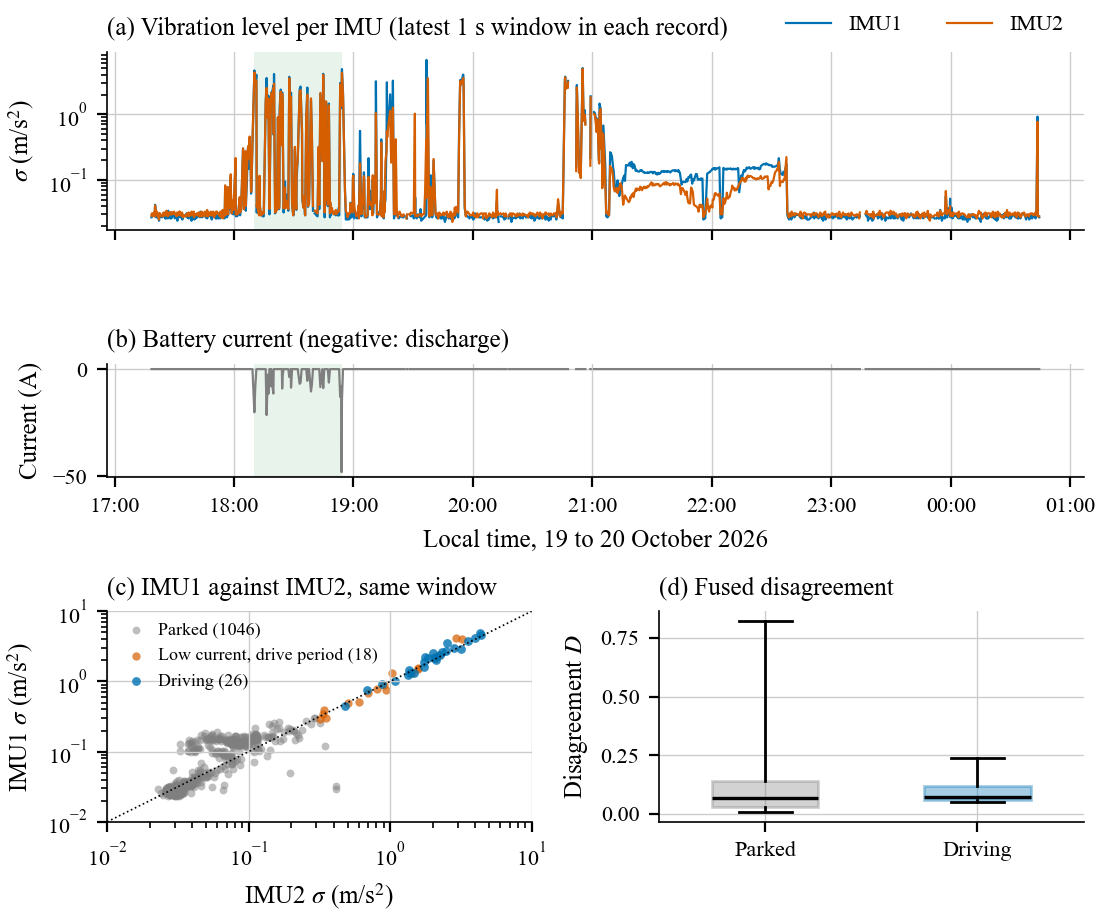

The Python source for this figure:
"""Run-1 flash log of the rear telemetry unit, read back on 22 Oct 2026.

Run from anywhere: python Report/figures/results/flashlog_run1.py

Input:  BenchTest/logs/flashlog_2026-10-22/rear_flash_log_dump.jsonl
        (log_dump.py output; one record every 10 s, each holding the ride
        features of the latest 1 s window per IMU, the fused values and BMS)
        BenchTest/logs/roadtest_2026-10-19/2026-10-19_171534_roadtest.jsonl
        (recorder on the Pi 5; used only to map the unit's uptime to local time
        and to compare the battery current)
Output: flashlog_run1.pdf / .png (figure) and flashlog_run1_summary.txt
        (every number quoted in the report) in this folder.

States: driving = |battery current| > 1 A at the record (the current is a
snapshot, so coasting and braking are missed); parked = |I| <= 1 A and fused
std <= 0.3 m/s^2; other = low current but fused std above 0.3 m/s^2 (coasting
in the drive period, or handling outside it). Other is reported, not merged.
"""
import json
from datetime import datetime, timezone, timedelta
from pathlib import Path

import matplotlib
matplotlib.use("Agg")
import matplotlib.pyplot as plt
import matplotlib.dates as mdates
import numpy as np

HERE = Path(__file__).resolve().parent
ROOT = HERE.parents[2]
DUMP = ROOT / "BenchTest" / "logs" / "flashlog_2026-10-22" / "rear_flash_log_dump.jsonl"
REC = ROOT / "BenchTest" / "logs" / "roadtest_2026-10-19" / "2026-10-19_171534_roadtest.jsonl"
LOCAL = timezone(timedelta(hours=2))
BOOT = 109

BLUE, VERM, GREY = "#0072B2", "#D55E00", "#7f7f7f"
plt.rcParams.update({
    "font.family": "serif",
    "font.serif": ["Times New Roman", "Times", "Nimbus Roman", "DejaVu Serif"],
    "mathtext.fontset": "stix", "font.size": 9, "axes.labelsize": 9,
    "legend.fontsize": 8, "xtick.labelsize": 8, "ytick.labelsize": 8,
    "axes.grid": True, "grid.color": "#cccccc", "grid.linewidth": 0.5,
    "axes.spines.top": False, "axes.spines.right": False, "axes.linewidth": 0.6,
    "legend.frameon": False, "pdf.fonttype": 42, "savefig.bbox": "tight",
    "savefig.pad_inches": 0.03,
})
W = 6.3
out = []


def say(s=""):
    print(s)
    out.append(s)


# ------------------------------------------------------------ read the dump
lines = DUMP.read_text(encoding="utf-8").splitlines()
recs, bad = [], 0
for l in lines:
    try:
        recs.append(json.loads(l))
    except json.JSONDecodeError:
        bad += 1
say(f"dump lines {len(lines)}, parsed {len(recs)}, unparsable {bad}")
boots = sorted({r["boot"] for r in recs})
for b in boots:
    rr = [r for r in recs if r["boot"] == b]
    say(f"  boot {b}: fw {rr[0]['fw']}, {len(rr)} records, uptime "
        f"{min(r['up_ms'] for r in rr)/3.6e6:.2f} to {max(r['up_ms'] for r in rr)/3.6e6:.2f} h")

R = sorted([r for r in recs if r["boot"] == BOOT], key=lambda r: r["seq"])
seq = np.array([r["seq"] for r in R])
say(f"boot {BOOT}: {len(R)} records, seq {seq.min()} to {seq.max()} "
    f"({seq.max()-seq.min()+1} expected, {seq.max()-seq.min()+1-len(R)} not parsed or not read)")
up = np.array([r["up_ms"] for r in R]) / 1000.0
dt = np.diff(up)
say(f"record spacing (consecutive seq only): min {dt[np.diff(seq)==1].min():.1f} s, median "
    f"{np.median(dt[np.diff(seq)==1]):.1f} s, p95 {np.percentile(dt[np.diff(seq)==1],95):.1f} s, "
    f"max {dt[np.diff(seq)==1].max():.1f} s; nominal 10 s")
say(f"  spacing <= 10.5 s in {(dt[np.diff(seq)==1] <= 10.5).sum()} of {(np.diff(seq)==1).sum()} intervals; "
    f"mean {(up[-1]-up[0])/(len(up)-1):.1f} s")


def f(path):
    a, b = path.split(".")
    return np.array([np.nan if (r.get(a) or {}).get(b) is None else float(r[a][b]) for r in R])


cur = f("bms.i")
volt = f("bms.v")
soc = f("bms.soc")

# --------------------------------------------- uptime -> local time (recorder)
offs, rec_i = [], []
with REC.open(encoding="utf-8") as fh:
    for l in fh:
        try:
            d = json.loads(l)
        except json.JSONDecodeError:
            continue
        if d.get("src") != "rear":
            continue
        e = ((d.get("data") or {}).get("esp32")) or {}
        if e.get("up_ms") is None:
            continue
        age = (e.get("age_ms") or 0) / 1000.0
        offs.append(d["t"] - age - e["up_ms"] / 1000.0)
        if e.get("i") is not None:
            rec_i.append(float(e["i"]))
off = float(np.median(offs))
say(f"uptime to epoch offset (median of {len(offs)} recorder rows) {off:.1f} s, "
    f"spread p5..p95 {np.percentile(offs,5)-off:.2f}..{np.percentile(offs,95)-off:.2f} s")
t = np.array([datetime.fromtimestamp(off + u, LOCAL) for u in up])
say(f"boot {BOOT} spans {t[0]:%d %b %H:%M} to {t[-1]:%d %b %H:%M} local time")
say(f"recorder rear current min {min(rec_i):.2f} A; flash log current min {np.nanmin(cur):.2f} A, "
    f"max {np.nanmax(cur):.2f} A")
say(f"voltage {np.nanmax(volt):.2f} to {np.nanmin(volt):.2f} V; SOC {np.nanmax(soc):.0f} to {np.nanmin(soc):.0f} %")

drive = np.abs(cur) > 1.0
fstd = f("fused.std")
park = ~drive & ~np.isnan(cur) & (fstd <= 0.3)
other = ~drive & ~park
say(f"driving records (|I|>1 A) {drive.sum()}, parked {park.sum()}, current missing {np.isnan(cur).sum()}")
di = np.where(drive)[0]
inwin = (np.arange(len(R)) >= di[0]) & (np.arange(len(R)) <= di[-1])
say(f"  other (|I|<=1 A, fused std > 0.3): {other.sum()}, of which {(other & inwin).sum()} inside the "
    f"drive period and {(other & ~inwin).sum()} outside it")
xo = fstd[other & ~inwin]
say(f"  other outside the drive period: fused std median {np.median(xo):.2f}, max {xo.max():.2f}; "
    f"times {t[other & ~inwin][0]:%H:%M} to {t[other & ~inwin][-1]:%H:%M}")
say(f"  records in the drive period {inwin.sum()} ({(t[di[-1]]-t[di[0]]).total_seconds()/60:.1f} min)")
say(f"  driving records between {t[di[0]]:%H:%M:%S} and {t[di[-1]]:%H:%M:%S}")
say(f"  driving current median {np.median(cur[drive]):.2f} A")

# ------------------------------------------------------ features by state
feats = ["rms", "std", "p2p", "crest", "jerk"]
say("")
say("per-IMU 1 s features, median [p95] (max): parked | driving")
for imu in ("imu1", "imu2"):
    for k in feats:
        x = f(f"{imu}.{k}")
        p, d = x[park & ~np.isnan(x)], x[drive & ~np.isnan(x)]
        say(f"  {imu} {k:5s}: {np.median(p):.3f} [{np.percentile(p,95):.3f}] ({p.max():.3f}) | "
            f"{np.median(d):.3f} [{np.percentile(d,95):.3f}] ({d.max():.3f})  n={len(p)}|{len(d)}")
for k in ("std", "dis", "p2p", "jerk"):
    x = f(f"fused.{k}")
    p, d = x[park & ~np.isnan(x)], x[drive & ~np.isnan(x)]
    say(f"  fused {k:5s}: {np.median(p):.3f} [{np.percentile(p,95):.3f}] ({p.max():.3f}) | "
        f"{np.median(d):.3f} [{np.percentile(d,95):.3f}] ({d.max():.3f})")
src = f("fused.src")
say(f"  fused src values: {dict(zip(*np.unique(src[~np.isnan(src)], return_counts=True)))}")

s1, s2 = f("imu1.std"), f("imu2.std")
ok = drive & ~np.isnan(s1) & ~np.isnan(s2)
r = np.corrcoef(s1[ok], s2[ok])[0, 1]
rl = np.corrcoef(np.log(s1[ok]), np.log(s2[ok]))[0, 1]
ratio = s1[ok] / s2[ok]
say("")
say(f"driving: IMU1/IMU2 std ratio median {np.median(ratio):.2f} (p5 {np.percentile(ratio,5):.2f}, "
    f"p95 {np.percentile(ratio,95):.2f}); Pearson r {r:.2f} (log {rl:.2f}), n={ok.sum()}")
say(f"driving: IMU1 std > IMU2 std in {(s1[ok] > s2[ok]).sum()} of {ok.sum()} records")
oko = other & inwin & ~np.isnan(s1) & ~np.isnan(s2)
say(f"other in drive period: IMU1/IMU2 std ratio median {np.median(s1[oko]/s2[oko]):.2f}, "
    f"r {np.corrcoef(s1[oko], s2[oko])[0,1]:.2f}, n={oko.sum()}")
d_all = f("fused.dis")
say(f"fused dis, other in drive period: median {np.median(d_all[oko]):.3f}, p95 {np.percentile(d_all[oko],95):.3f}")
okp = park & ~np.isnan(s1) & ~np.isnan(s2)
say(f"parked: IMU1/IMU2 std ratio median {np.median(s1[okp]/s2[okp]):.2f}")
r1, r2 = f("imu1.rms"), f("imu2.rms")
say(f"parked rms (gravity reading): IMU1 median {np.nanmedian(r1[park]):.3f}, IMU2 {np.nanmedian(r2[park]):.3f} m/s^2")

pl = np.array([(x.hour == 21) or (x.hour == 22 and x.minute < 40) for x in t]) & park
say(f"parked 21:00 to 22:40: {pl.sum()} records, sigma median IMU1 {np.nanmedian(s1[pl]):.3f}, IMU2 {np.nanmedian(s2[pl]):.3f}; "
    f"IMU1 p5..p95 {np.nanpercentile(s1[pl],5):.3f}..{np.nanpercentile(s1[pl],95):.3f}, "
    f"IMU2 {np.nanpercentile(s2[pl],5):.3f}..{np.nanpercentile(s2[pl],95):.3f}")
q = park & ~pl
say(f"parked outside 21:00 to 22:40: sigma median IMU1 {np.nanmedian(s1[q]):.3f}, IMU2 {np.nanmedian(s2[q]):.3f}")
(HERE / "flashlog_run1_summary.txt").write_text("\n".join(out) + "\n", encoding="utf-8")

# ------------------------------------------------------------------ figure
fig = plt.figure(figsize=(W, 5.0))
gs = fig.add_gridspec(3, 2, height_ratios=[1.1, 0.7, 1.3], hspace=0.8, wspace=0.3)
a1 = fig.add_subplot(gs[0, :])
a2 = fig.add_subplot(gs[1, :], sharex=a1)
a3 = fig.add_subplot(gs[2, 0])
a4 = fig.add_subplot(gs[2, 1])

# break lines where records are missing (gap > 15 s)
gap = np.r_[False, np.diff(seq) > 1]


def broken(y):
    y = y.copy()
    y[gap] = np.nan
    return y


a1.plot(t, broken(s1), color=BLUE, lw=0.8, label="IMU1")
a1.plot(t, broken(s2), color=VERM, lw=0.8, label="IMU2")
a1.set_yscale("log")
a1.set_ylabel(r"$\sigma$ (m/s$^2$)")
a1.legend(loc="lower right", bbox_to_anchor=(1.0, 0.98), ncol=2)
a1.set_title("(a) Vibration level per IMU (latest 1 s window in each record)", loc="left", fontsize=9)
a2.plot(t, broken(cur), color=GREY, lw=0.8)
a2.set_ylabel("Current (A)")
a2.set_title("(b) Battery current (negative: discharge)", loc="left", fontsize=9)
a2.xaxis.set_major_formatter(mdates.DateFormatter("%H:%M", tz=LOCAL))
for ax in (a1, a2):
    ax.axvspan(t[di[0]], t[di[-1]], color="#e8f3ec", zorder=0, lw=0)
plt.setp(a1.get_xticklabels(), visible=False)
a2.set_xlabel("Local time, 19 to 20 October 2026")

a3.scatter(s2[okp], s1[okp], s=8, color=GREY, alpha=0.5, lw=0, label=f"Parked ({okp.sum()})")
a3.scatter(s2[oko], s1[oko], s=9, color=VERM, alpha=0.7, lw=0, label=f"Low current, drive period ({oko.sum()})")
a3.scatter(s2[ok], s1[ok], s=10, color=BLUE, alpha=0.8, lw=0, label=f"Driving ({ok.sum()})")
lim = [0.01, 10]
a3.plot(lim, lim, color="black", lw=0.6, ls=":")
a3.set_xscale("log"); a3.set_yscale("log"); a3.set_xlim(lim); a3.set_ylim(lim)
a3.set_xlabel(r"IMU2 $\sigma$ (m/s$^2$)"); a3.set_ylabel(r"IMU1 $\sigma$ (m/s$^2$)")
a3.legend(loc="upper left", fontsize=6.5, handletextpad=0.2, borderaxespad=0.2)
a3.set_title("(c) IMU1 against IMU2, same window", loc="left", fontsize=9)

dis = f("fused.dis")
bp = a4.boxplot([dis[park & ~np.isnan(dis)], dis[drive & ~np.isnan(dis)]], whis=(5, 95),
                widths=0.5, showfliers=False, patch_artist=True,
                medianprops=dict(color="black", lw=1.2))
for b, c in zip(bp["boxes"], (GREY, BLUE)):
    b.set_facecolor(c); b.set_alpha(0.35); b.set_edgecolor(c)
a4.set_xticks([1, 2], ["Parked", "Driving"])
a4.set_ylabel("Disagreement $D$")
a4.set_title("(d) Fused disagreement", loc="left", fontsize=9)

fig.savefig(HERE / "flashlog_run1.pdf")
fig.savefig(HERE / "flashlog_run1.png", dpi=200)
print("written", HERE / "flashlog_run1.pdf")
